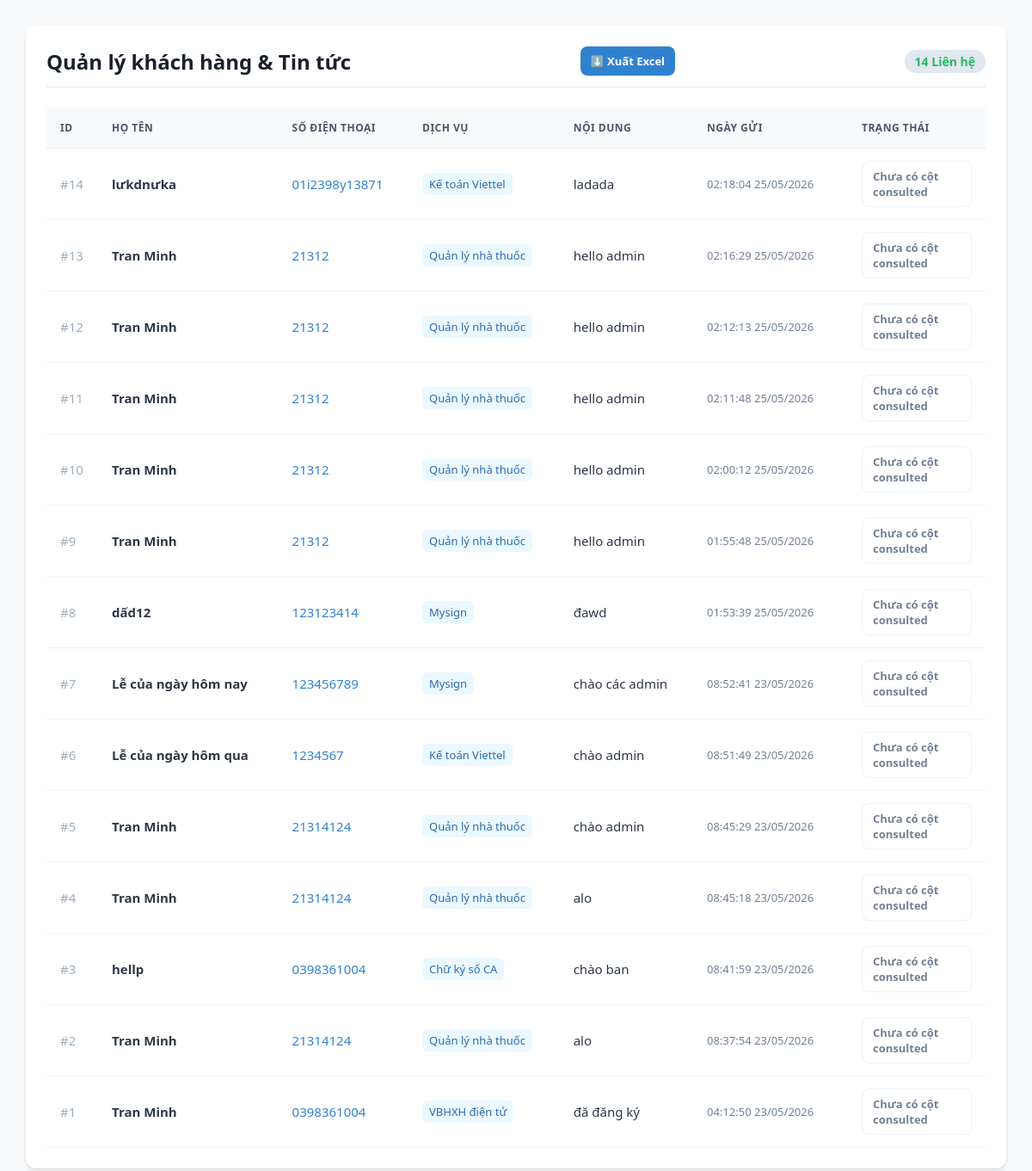
The page /admin/customers.php (signed in) on the database its author committed.
### tables this page shows
CREATE TABLE `contacts` (
  `id` int(11) NOT NULL,
  `name` varchar(100) NOT NULL,
  `email` varchar(150) NOT NULL,
  `phone` varchar(20) DEFAULT NULL,
  `company` varchar(150) DEFAULT NULL,
  `message` text DEFAULT NULL,
  `created_at` timestamp NOT NULL DEFAULT current_timestamp(),
  `service` varchar(255) DEFAULT NULL
);

### admin/customers.php (the view, shortened to what this page needs)
<?php
$pdo = getDatabaseConnection();
$stmt = $pdo->query("SELECT * FROM contacts ORDER BY id DESC");
$customers = $stmt->fetchAll();
$hasConsultedColumn = false;
try {
    $colStmt = $pdo->query("SHOW COLUMNS FROM contacts LIKE 'consulted'");
    $hasConsultedColumn = (bool)$colStmt->fetch();
} catch (Throwable $e) {
    $hasConsultedColumn = false;
}
?>
<!DOCTYPE html>
<html lang="vi">
<head>
</head>
<body>
<div class="container">
    <div class="header-section">
        <h1>Quản lý khách hàng & Tin tức</h1>
        <a
            class="btn-phone"
            style="background:#3182ce;"
            href="customers.php?export=excel"
            onclick="return confirm('Xuất Excel danh sách khách hàng?');"
        >
            ⬇️ Xuất Excel
        </a>
<?php
        $totalContacts = count($customers);
        $consultedCount = 0;
        $unconsultedCount = $hasConsultedColumn ? max(0, $totalContacts - $consultedCount) : $totalContacts;
        ?>
        <span class="badge-count">
            <?= $unconsultedCount ?> Liên hệ
        </span>
    </div>
    <div class="table-responsive">
        <table>
            <thead>
                <tr>
                    <th width="60">ID</th>
                    <th>Họ tên</th>
                    <th>Số điện thoại</th>
                    <th>Dịch vụ</th>
                    <th>Nội dung</th>
                    <th width="180">Ngày gửi</th>
                    <th width="160">Trạng thái</th>
                </tr>
            </thead>
            <tbody>
            <?php if(empty($customers)): ?>
                <tr>
                    <td colspan="7"
                        style="
                            text-align:center;
                            color:#a0aec0;
                            padding:30px;
                        ">
                        Chưa có dữ liệu khách hàng đăng ký.
                    </td>
                </tr>
            <?php else: ?>
                <?php foreach($customers as $customer): ?>
                <tr>
                    <td class="text-id">
                        #<?= (int)($customer['id'] ?? 0) ?>
                    </td>
                    <td>
                        <strong>
                            <?= htmlspecialchars($customer['name'] ?? '') ?>
                        </strong>
                    </td>
                    <td class="text-phone">
                        <?= htmlspecialchars($customer['phone'] ?? '') ?>
                    </td>
                    <td>
                        <span class="badge-service">
                            <?= htmlspecialchars($customer['service'] ?? 'Chưa chọn') ?>
                        </span>
                    </td>
                    <td>
                        <?= nl2br(htmlspecialchars($customer['message'] ?? '')) ?>
                    </td>
                    <td class="text-date">
                        <?= isset($customer['created_at']) && $customer['created_at'] !== ''
                            ? date('H:i:s d/m/Y', strtotime($customer['created_at']))
                            : '-' ?>
                    </td>
                    <td>
                        <?php if (!$hasConsultedColumn): ?>
                            <span class="done-phone" style="background:#fff; border:1px solid #edf2f7; color:#718096;">
                                Chưa có cột consulted
                            </span>
                        <?php endif; ?>
                    </td>
                </tr>
                <?php endforeach; ?>
            <?php endif; ?>
            </tbody>
        </table>
    </div>
</div>
</body>
</html>

### admin/customers.php (style rules this page uses)
* { box-sizing:border-box; margin:0; padding:0; font-family:'Segoe UI', Tahoma, Geneva, Verdana, sans-serif; }
body { background:#f8f9fa; color:#333; padding:30px; }
.container { max-width:1200px; margin:auto; background:#fff; padding:24px; border-radius:12px; box-shadow: 0 4px 6px rgba(0,0,0,0.05), 0 1px 3px rgba(0,0,0,0.1); }
.header-section { display:flex; justify-content:space-between; align-items:center; margin-bottom:24px; padding-bottom:12px; border-bottom:2px solid #edf2f7; }
h1 { font-size:24px; color:#1a202c; font-weight:600; }
.badge-count { background:#e2e8f0; color:#25ba63; padding:4px 12px; border-radius:20px; font-size:14px; font-weight:bold; }
.table-responsive { width:100%; overflow-x:auto; }
table { width:100%; border-collapse:collapse; text-align:left; font-size:15px; }
th { background:#f7fafc; color:#4a5568; font-weight:600; padding:14px 16px; border-bottom:2px solid #edf2f7; text-transform:uppercase; font-size:12px; letter-spacing:0.5px; }
td { padding:14px 16px; border-bottom:1px solid #edf2f7; color:#2d3748; max-width:300px; word-wrap:break-word; }
.text-id { color:#a0aec0; font-weight:500; }
.text-phone { color:#3182ce; font-weight:500; }
.badge-service { display:inline-block; padding:4px 8px; border-radius:6px; font-size:13px; font-weight:500; background:#ebf8ff; color:#2b6cb0; }
.text-date { font-size:13px; color:#718096; }
.btn-phone { display:inline-flex; align-items:center; justify-content:center; gap:8px; padding:8px 12px; border-radius:8px; background:#25ba63; color:white; font-weight:600; text-decoration:none; font-size:13px; }
.done-phone { display:inline-flex; align-items:center; justify-content:center; gap:8px; padding:8px 12px; border-radius:8px; background:#e2e8f0; color:#2d3748; font-weight:600; font-size:13px; }

### rows shown on the page
contacts: id "14", name "lưkdnưka", phone "01i2398y13871", service "Kế toán Viettel", message "ladada", created_at "02:18:04 25/05/2026"
contacts: id "13", name "Tran Minh", phone "21312", service "Quản lý nhà thuốc", message "hello admin", created_at "02:16:29 25/05/2026"
contacts: id "12", name "Tran Minh", phone "21312", service "Quản lý nhà thuốc", message "hello admin", created_at "02:12:13 25/05/2026"
contacts: id "11", name "Tran Minh", phone "21312", service "Quản lý nhà thuốc", message "hello admin", created_at "02:11:48 25/05/2026"
contacts: id "10", name "Tran Minh", phone "21312", service "Quản lý nhà thuốc", message "hello admin", created_at "02:00:12 25/05/2026"
contacts: id "9", name "Tran Minh", phone "21312", service "Quản lý nhà thuốc", message "hello admin", created_at "01:55:48 25/05/2026"
contacts: id "8", name "dấd12", phone "123123414", service "Mysign", message "đawd", created_at "01:53:39 25/05/2026"
contacts: id "7", name "Lễ của ngày hôm nay", phone "123456789", service "Mysign", message "chào các admin", created_at "08:52:41 23/05/2026"
contacts: id "6", name "Lễ của ngày hôm qua", phone "1234567", service "Kế toán Viettel", message "chào admin", created_at "08:51:49 23/05/2026"
contacts: id "5", name "Tran Minh", phone "21314124", service "Quản lý nhà thuốc", message "chào admin", created_at "08:45:29 23/05/2026"
contacts: id "4", name "Tran Minh", phone "21314124", service "Quản lý nhà thuốc", message "alo", created_at "08:45:18 23/05/2026"
contacts: id "3", name "hellp", phone "0398361004", service "Chữ ký số CA", message "chào ban", created_at "08:41:59 23/05/2026"
contacts: id "2", name "Tran Minh", phone "21314124", service "Quản lý nhà thuốc", message "alo", created_at "08:37:54 23/05/2026"
contacts: id "1", name "Tran Minh", phone "0398361004", service "VBHXH điện tử", message "đă đăng ký", created_at "04:12:50 23/05/2026"

### other values the page prints
$unconsultedCount "14"
